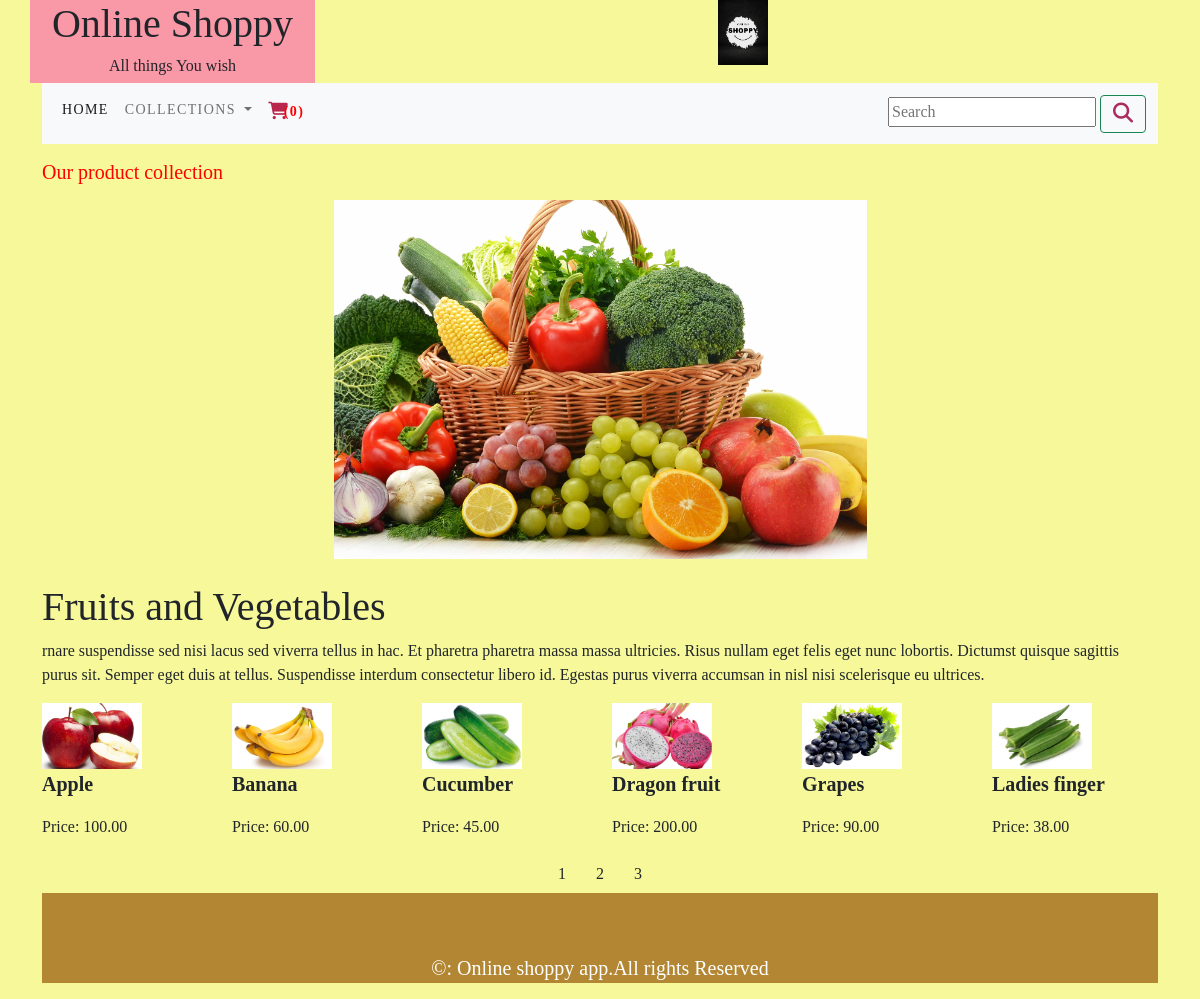
The app's page /shop/fruits-and-vegetables/ with its own data.
### shop/models.py (models this page shows, shortened)
class Category(models.Model):
    name = models.CharField(max_length=250,unique=True)
    slug = models.SlugField(max_length=250,unique=True)
    desc = models.TextField(blank=True)
    image = models.ImageField(upload_to='category',blank=True)
    class Meta:
        ordering = ('name',)
        verbose_name = 'category'
        verbose_name_plural = 'categories'
    def get_url(self):
        return reverse('shopapp:Prod_by_cat',args=[self.slug])

class Product(models.Model):
    name = models.CharField(max_length=250,unique=True)
    price = models.DecimalField(max_digits=10,decimal_places=2)
    slug = models.SlugField(max_length=250, unique=True)
    desc = models.TextField(blank=True)
    category = models.ForeignKey(Category,on_delete=models.CASCADE)
    image = models.ImageField(upload_to='product', blank=True)
    stocks = models.IntegerField()
    available = models.BooleanField(default=True)
    created = models.DateTimeField(auto_now_add=True)
    updated = models.DateTimeField(auto_now_add=True)
    class Meta:
        ordering = ('name',)
        verbose_name = 'product'
        verbose_name_plural = 'products'
    def get_url(self):
        return reverse('shopapp:Prod_detail',args=[self.category.slug,self.slug])

### shop/views.py (the view)
# urls.py: path('',views.allprodcat,name='allprodcat'),
def allprodcat(request,c_slug=None):
    c_page = None
    cat = Category.objects.all()
    products_list = None
    if c_slug != None:
        c_page = get_object_or_404(Category, slug = c_slug)
        print(type(c_page))
        products_list = Product.objects.all().filter(category=c_page,available=True)
    else:
        products_list = Product.objects.all().filter(available=True)
    paginator = Paginator(products_list,6)
    try:
        page = int(request.GET.get('page','1'))
    except:
        page = 1
    try:
        products = paginator.page(page)
    except (EmptyPage,InvalidPage):
        products = paginator.page(paginator.num_pages)
    return render(request,'category.html',{'category':c_page, 'products':products,'cat': cat})

### cartapp/context_processors.py (called while the page is built)
def counter(request):
    item_count = 0
    if 'admin' in request.path:
        return {}
    else:
        try:
            cart = Cart.objects.all().filter(cart_id=createId(request))
            cart_items = CartItem.objects.all().filter(cart=cart[:1])
            for cart_item in cart_items:
                item_count += cart_item.quantity
        except Cart.DoesNotExist:
            item_count = 0
    return dict(item_count=item_count)

### cartapp/views.py (called while the page is built)
def createId(request):
    cart = request.session.session_key
    if not cart:
        cart = request.session.create()
    return cart

### shop/context_processors.py (called while the page is built)
def menu_links(request):
    links = Category.objects.all()
    return dict(links=links)

### templates/category.html (shortened to what this page needs)
{% extends 'base.html' %}
{% load static%}
{% block content %}
{% if category %}
<div>
    <div>
        <p><a href="{% url 'shopapp:allprodcat' %}"> <h5>Our product collection</h5></a> </p>
    </div>
</div>
{% endif %}
<div>
{% if category %}
    <center><img src="{{category.image.url}}" alt="{{category.name}}"></center>
</div>
<br>
<div>
    <h1>{{category.name}}</h1>
    <p>{{category.desc}}</p>
    <div class="row">
    {% for product in products.object_list %}
    <div class="col-md-2">
        <div>
            <a href="{{product.get_url}}"><img src="{{product.image.url}}" height="66" width="100" alt="{{product.name}}"></a>
            <p style="font-size:20px"><b>{{product.name}}</b></p>
            <p>Price: {{product.price}}</p>
        </div>
    </div>
                {% endfor %}
        </div>
    <div class="mx-auto">
            {% if products.paginator.num_pages > 1 %}
            <div class="text-center">
                {% for pg in products.paginator.page_range %}
                <a href="page={{pg}}" class="btn btn-light-btn-sm {% if products.number == pg %} active {% endif %}">{{pg}} </a>
                {% endfor %}
            </div>
            {% endif %}
</div>
{% endif %}
{% endblock %}

### static/css/custom.css (style rules this page uses)
.body { font-family: 'Roboto Slab', serif; }
a { text-decoration: none; color: red; }

### records on screen
Category: image (picture), name "Fruits and Vegetables", desc "rnare suspendisse sed nisi lacus sed viverra tellus in hac. Et pharetra pharetra massa massa ultricies. Risus nullam eget felis eget nunc lobortis. Dictumst quisque sagittis purus sit. Semper eget duis at tellus. Suspendisse interdum consectetur libero id. Egestas purus viverra accumsan in nisl nisi scelerisque eu ultrices."
Product: image (picture), name "Apple", price "100.00"
Product: image (picture), name "Banana", price "60.00"
Product: image (picture), name "Cucumber", price "45.00"
Product: image (picture), name "Dragon fruit", price "200.00"
Product: image (picture), name "Grapes", price "90.00"
Product: image (picture), name "Ladies finger", price "38.00"

### other values on screen
{{ item_count }} "0"
{{ pg }} "1" "2" "3"
